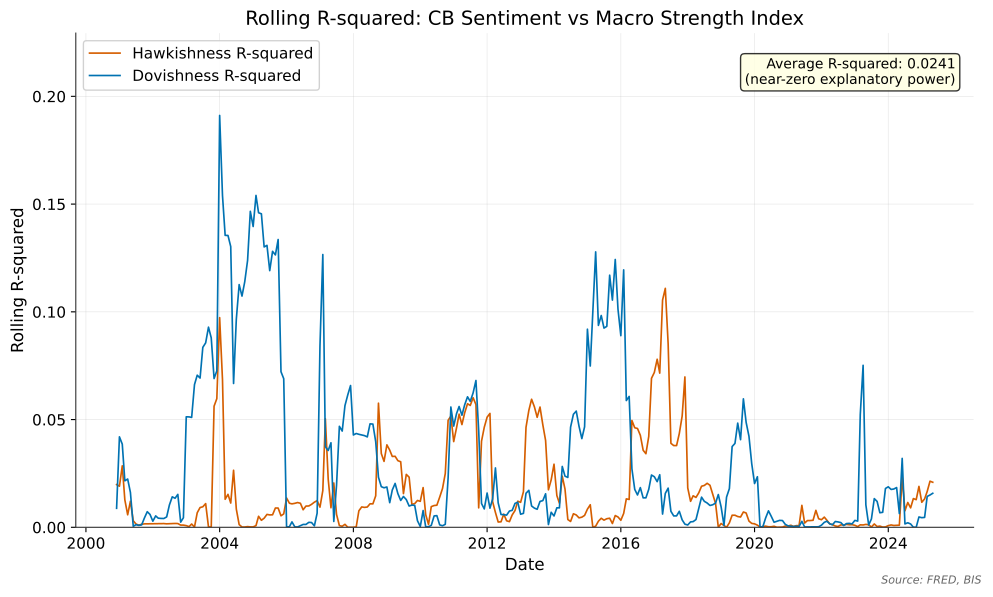

Source code (Python):
"""Rolling R-squared vs Macro Index - Explanatory power of sentiment"""
import matplotlib.pyplot as plt
import pandas as pd
from pathlib import Path
import sys

sys.path.insert(0, str(Path(__file__).parent.parent))

from utils import apply_style, get_color, load_data, save_to_script_dir

apply_style()


def main():
    df = load_data('rolling_results_macro.csv')

    fig, ax = plt.subplots(figsize=(10, 6))

    ax.plot(df.index, df['hawkish_r2'], label='Hawkishness R-squared',
            color=get_color('hawkish'), linewidth=1.2)
    ax.plot(df.index, df['dovish_r2'], label='Dovishness R-squared',
            color=get_color('dovish'), linewidth=1.2)

    ax.set_xlabel('Date')
    ax.set_ylabel('Rolling R-squared')
    ax.set_title('Rolling R-squared: CB Sentiment vs Macro Strength Index')
    ax.legend(loc='best')
    ax.grid(True, alpha=0.3)
    ax.set_ylim(0, max(0.1, df[['hawkish_r2', 'dovish_r2']].max().max() * 1.2))

    # Add annotation
    mean_r2 = df[['hawkish_r2', 'dovish_r2']].mean().mean()
    ax.text(0.98, 0.95, f'Average R-squared: {mean_r2:.4f}\n(near-zero explanatory power)',
            transform=ax.transAxes, ha='right', va='top', fontsize=10,
            bbox=dict(boxstyle='round', facecolor='lightyellow', alpha=0.8))

    save_to_script_dir(fig, __file__, source_text="Source: FRED, BIS")


if __name__ == '__main__':
    main()
